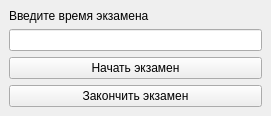
<?xml version="1.0" encoding="UTF-8"?>
<ui version="4.0">
 <class>exam_window</class>
 <widget class="QMainWindow" name="exam_window">
  <property name="geometry">
   <rect>
    <x>0</x>
    <y>0</y>
    <width>271</width>
    <height>115</height>
   </rect>
  </property>
  <property name="windowTitle">
   <string>exam</string>
  </property>
  <widget class="QWidget" name="centralwidget">
   <layout class="QVBoxLayout" name="verticalLayout">
    <item>
     <widget class="QLabel" name="label">
      <property name="text">
       <string>Введите время экзамена</string>
      </property>
     </widget>
    </item>
    <item>
     <widget class="QLineEdit" name="lineEdit"/>
    </item>
    <item>
     <widget class="QPushButton" name="start_ex">
      <property name="text">
       <string>Начать экзамен</string>
      </property>
     </widget>
    </item>
    <item>
     <widget class="QPushButton" name="over_ex">
      <property name="text">
       <string>Закончить экзамен</string>
      </property>
     </widget>
    </item>
   </layout>
  </widget>
 </widget>
 <resources/>
 <connections/>
</ui>
